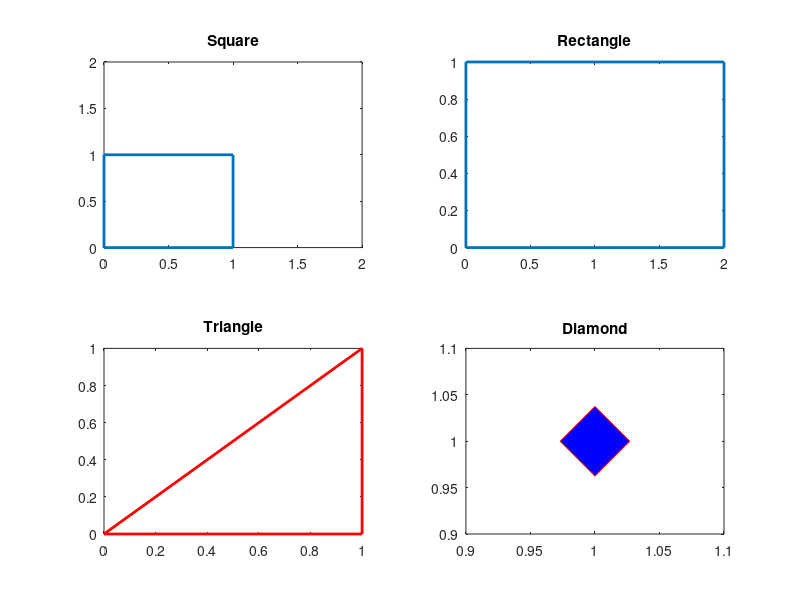

MATLAB code to generate this figure:
% Tamrin 7
subplot(2,2,1)
x = [0 0 1 1 0]; y = [0 1 1 0 0]; 
plot(x,y, 'LineWidth',2)
axis([0,2,0,2])
title('Square')
subplot(2,2,2)
x2 = [0 0 2 2 0]; y2 = [0 1 1 0 0]; plot(x2,y2, 'LineWidth',2)
title('Rectangle')
subplot(2,2,3)
x3 = [0 1 1 1 0]; y3 = [0 1 1 0 0]; plot(x3,y3,'r', 'LineWidth',2)
title('Triangle')
subplot(2,2,4)
plot(1,1,'d','color','r','markerfacecolor','b','markersize',50)
title('Diamond')
